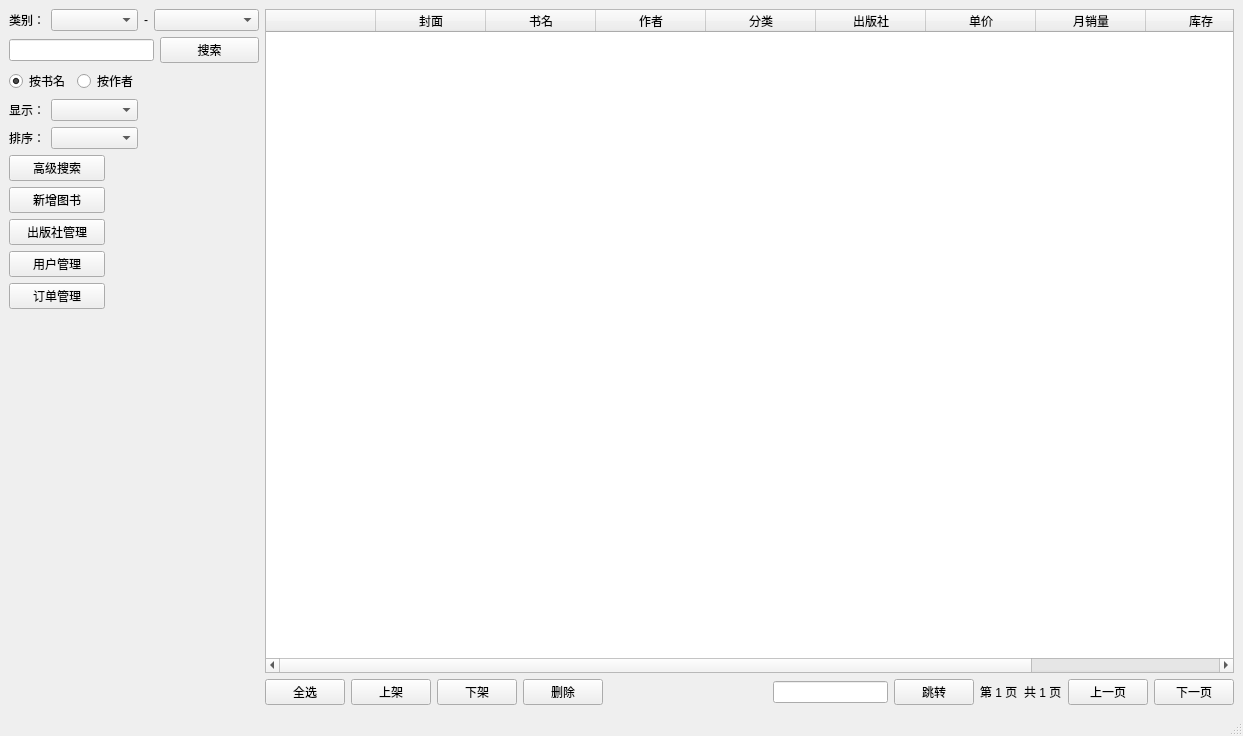
<?xml version="1.0" encoding="UTF-8"?>
<ui version="4.0">
 <class>manage</class>
 <widget class="QMainWindow" name="manage">
  <property name="geometry">
   <rect>
    <x>0</x>
    <y>0</y>
    <width>1243</width>
    <height>736</height>
   </rect>
  </property>
  <property name="windowTitle">
   <string>书店管理系统</string>
  </property>
  <widget class="QWidget" name="centralwidget">
   <layout class="QHBoxLayout" name="horizontalLayout" stretch="0,1">
    <item>
     <layout class="QGridLayout" name="gridLayout">
      <item row="0" column="0">
       <widget class="QLabel" name="class_label">
        <property name="text">
         <string>类别：</string>
        </property>
       </widget>
      </item>
      <item row="0" column="1" colspan="3">
       <widget class="QComboBox" name="comboBox_class1"/>
      </item>
      <item row="0" column="4">
       <widget class="QLabel" name="hypho_label">
        <property name="text">
         <string>-</string>
        </property>
       </widget>
      </item>
      <item row="0" column="5" colspan="2">
       <widget class="QComboBox" name="comboBox_class2"/>
      </item>
      <item row="1" column="0" colspan="6">
       <widget class="QLineEdit" name="lineEdit_search"/>
      </item>
      <item row="1" column="6">
       <widget class="QPushButton" name="pushButton_search">
        <property name="text">
         <string>搜索</string>
        </property>
       </widget>
      </item>
      <item row="2" column="0" colspan="2">
       <widget class="QRadioButton" name="radioButton_name">
        <property name="text">
         <string>按书名</string>
        </property>
        <property name="checked">
         <bool>true</bool>
        </property>
       </widget>
      </item>
      <item row="2" column="2" colspan="2">
       <widget class="QRadioButton" name="radioButton_author">
        <property name="text">
         <string>按作者</string>
        </property>
       </widget>
      </item>
      <item row="2" column="6">
       <spacer name="horizontalSpacer_3">
        <property name="orientation">
         <enum>Qt::Horizontal</enum>
        </property>
        <property name="sizeHint" stdset="0">
         <size>
          <width>68</width>
          <height>20</height>
         </size>
        </property>
       </spacer>
      </item>
      <item row="3" column="0">
       <widget class="QLabel" name="label_filter">
        <property name="text">
         <string>显示：</string>
        </property>
       </widget>
      </item>
      <item row="3" column="1" colspan="3">
       <widget class="QComboBox" name="comboBox_filter"/>
      </item>
      <item row="3" column="4" colspan="3">
       <spacer name="horizontalSpacer_8">
        <property name="orientation">
         <enum>Qt::Horizontal</enum>
        </property>
        <property name="sizeHint" stdset="0">
         <size>
          <width>88</width>
          <height>20</height>
         </size>
        </property>
       </spacer>
      </item>
      <item row="4" column="0">
       <widget class="QLabel" name="label">
        <property name="text">
         <string>排序：</string>
        </property>
       </widget>
      </item>
      <item row="4" column="1" colspan="3">
       <widget class="QComboBox" name="comboBox_sort"/>
      </item>
      <item row="4" column="4" colspan="3">
       <spacer name="horizontalSpacer_10">
        <property name="orientation">
         <enum>Qt::Horizontal</enum>
        </property>
        <property name="sizeHint" stdset="0">
         <size>
          <width>88</width>
          <height>20</height>
         </size>
        </property>
       </spacer>
      </item>
      <item row="5" column="0" colspan="3">
       <widget class="QPushButton" name="pushButton_detail_search">
        <property name="text">
         <string>高级搜索</string>
        </property>
       </widget>
      </item>
      <item row="5" column="3" colspan="4">
       <spacer name="horizontalSpacer_2">
        <property name="orientation">
         <enum>Qt::Horizontal</enum>
        </property>
        <property name="sizeHint" stdset="0">
         <size>
          <width>148</width>
          <height>20</height>
         </size>
        </property>
       </spacer>
      </item>
      <item row="6" column="0" colspan="3">
       <widget class="QPushButton" name="pushButton_add_book">
        <property name="text">
         <string>新增图书</string>
        </property>
       </widget>
      </item>
      <item row="6" column="3" colspan="4">
       <spacer name="horizontalSpacer_4">
        <property name="orientation">
         <enum>Qt::Horizontal</enum>
        </property>
        <property name="sizeHint" stdset="0">
         <size>
          <width>148</width>
          <height>20</height>
         </size>
        </property>
       </spacer>
      </item>
      <item row="7" column="0" colspan="3">
       <widget class="QPushButton" name="pushButton_press_manage">
        <property name="text">
         <string>出版社管理</string>
        </property>
       </widget>
      </item>
      <item row="7" column="3" colspan="4">
       <spacer name="horizontalSpacer_5">
        <property name="orientation">
         <enum>Qt::Horizontal</enum>
        </property>
        <property name="sizeHint" stdset="0">
         <size>
          <width>148</width>
          <height>20</height>
         </size>
        </property>
       </spacer>
      </item>
      <item row="8" column="0" colspan="3">
       <widget class="QPushButton" name="pushButton_user_manage">
        <property name="text">
         <string>用户管理</string>
        </property>
       </widget>
      </item>
      <item row="8" column="3" colspan="4">
       <spacer name="horizontalSpacer_6">
        <property name="orientation">
         <enum>Qt::Horizontal</enum>
        </property>
        <property name="sizeHint" stdset="0">
         <size>
          <width>148</width>
          <height>20</height>
         </size>
        </property>
       </spacer>
      </item>
      <item row="9" column="0" colspan="3">
       <widget class="QPushButton" name="pushButton_order_manage">
        <property name="text">
         <string>订单管理</string>
        </property>
       </widget>
      </item>
      <item row="9" column="3" colspan="4">
       <spacer name="horizontalSpacer_7">
        <property name="orientation">
         <enum>Qt::Horizontal</enum>
        </property>
        <property name="sizeHint" stdset="0">
         <size>
          <width>148</width>
          <height>20</height>
         </size>
        </property>
       </spacer>
      </item>
      <item row="10" column="3">
       <spacer name="verticalSpacer">
        <property name="orientation">
         <enum>Qt::Vertical</enum>
        </property>
        <property name="sizeHint" stdset="0">
         <size>
          <width>20</width>
          <height>368</height>
         </size>
        </property>
       </spacer>
      </item>
     </layout>
    </item>
    <item>
     <layout class="QGridLayout" name="gridLayout_2">
      <item row="1" column="8">
       <widget class="QLabel" name="label_all_page">
        <property name="text">
         <string>共 1 页</string>
        </property>
       </widget>
      </item>
      <item row="0" column="0" colspan="11">
       <widget class="QTableWidget" name="tableWidget">
        <property name="sizeAdjustPolicy">
         <enum>QAbstractScrollArea::AdjustIgnored</enum>
        </property>
        <property name="editTriggers">
         <set>QAbstractItemView::NoEditTriggers</set>
        </property>
        <property name="gridStyle">
         <enum>Qt::SolidLine</enum>
        </property>
        <attribute name="horizontalHeaderVisible">
         <bool>true</bool>
        </attribute>
        <attribute name="horizontalHeaderCascadingSectionResizes">
         <bool>false</bool>
        </attribute>
        <attribute name="horizontalHeaderDefaultSectionSize">
         <number>110</number>
        </attribute>
        <attribute name="horizontalHeaderShowSortIndicator" stdset="0">
         <bool>false</bool>
        </attribute>
        <attribute name="horizontalHeaderStretchLastSection">
         <bool>true</bool>
        </attribute>
        <attribute name="verticalHeaderCascadingSectionResizes">
         <bool>false</bool>
        </attribute>
        <attribute name="verticalHeaderMinimumSectionSize">
         <number>25</number>
        </attribute>
        <attribute name="verticalHeaderDefaultSectionSize">
         <number>100</number>
        </attribute>
        <attribute name="verticalHeaderStretchLastSection">
         <bool>false</bool>
        </attribute>
        <column>
         <property name="text">
          <string/>
         </property>
        </column>
        <column>
         <property name="text">
          <string>封面</string>
         </property>
        </column>
        <column>
         <property name="text">
          <string>书名</string>
         </property>
        </column>
        <column>
         <property name="text">
          <string>作者</string>
         </property>
        </column>
        <column>
         <property name="text">
          <string>分类</string>
         </property>
        </column>
        <column>
         <property name="text">
          <string>出版社</string>
         </property>
        </column>
        <column>
         <property name="text">
          <string>单价</string>
         </property>
        </column>
        <column>
         <property name="text">
          <string>月销量</string>
         </property>
        </column>
        <column>
         <property name="text">
          <string>库存</string>
         </property>
        </column>
        <column>
         <property name="text">
          <string>状态</string>
         </property>
        </column>
       </widget>
      </item>
      <item row="1" column="3">
       <widget class="QPushButton" name="pushButton_delete">
        <property name="text">
         <string>删除</string>
        </property>
       </widget>
      </item>
      <item row="1" column="9">
       <widget class="QPushButton" name="pushButton_last_page">
        <property name="text">
         <string>上一页</string>
        </property>
       </widget>
      </item>
      <item row="1" column="1">
       <widget class="QPushButton" name="pushButton_up">
        <property name="text">
         <string>上架</string>
        </property>
       </widget>
      </item>
      <item row="1" column="4">
       <spacer name="horizontalSpacer">
        <property name="orientation">
         <enum>Qt::Horizontal</enum>
        </property>
        <property name="sizeHint" stdset="0">
         <size>
          <width>158</width>
          <height>20</height>
         </size>
        </property>
       </spacer>
      </item>
      <item row="1" column="10">
       <widget class="QPushButton" name="pushButton_next_page">
        <property name="text">
         <string>下一页</string>
        </property>
       </widget>
      </item>
      <item row="1" column="0">
       <widget class="QPushButton" name="pushButton_selectall">
        <property name="text">
         <string>全选</string>
        </property>
       </widget>
      </item>
      <item row="1" column="7">
       <widget class="QLabel" name="label_current_page">
        <property name="text">
         <string>第 1 页</string>
        </property>
       </widget>
      </item>
      <item row="1" column="2">
       <widget class="QPushButton" name="pushButton_down">
        <property name="text">
         <string>下架</string>
        </property>
       </widget>
      </item>
      <item row="1" column="5">
       <widget class="QLineEdit" name="lineEdit_pagejump"/>
      </item>
      <item row="1" column="6">
       <widget class="QPushButton" name="pushButton_page_jump">
        <property name="text">
         <string>跳转</string>
        </property>
       </widget>
      </item>
     </layout>
    </item>
   </layout>
  </widget>
  <widget class="QMenuBar" name="menubar">
   <property name="geometry">
    <rect>
     <x>0</x>
     <y>0</y>
     <width>1243</width>
     <height>23</height>
    </rect>
   </property>
  </widget>
  <widget class="QStatusBar" name="statusbar"/>
 </widget>
 <resources/>
 <connections/>
</ui>
